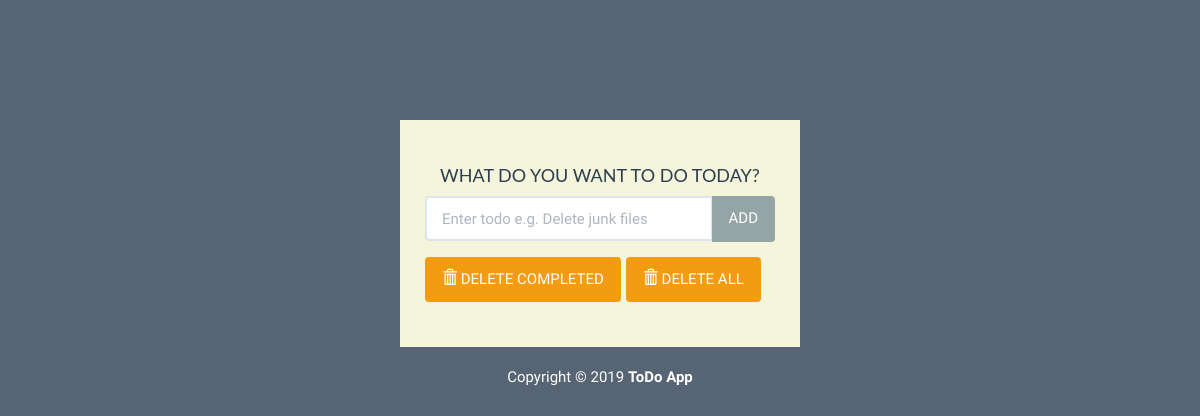
/, run on an earlier commit of the app's database.
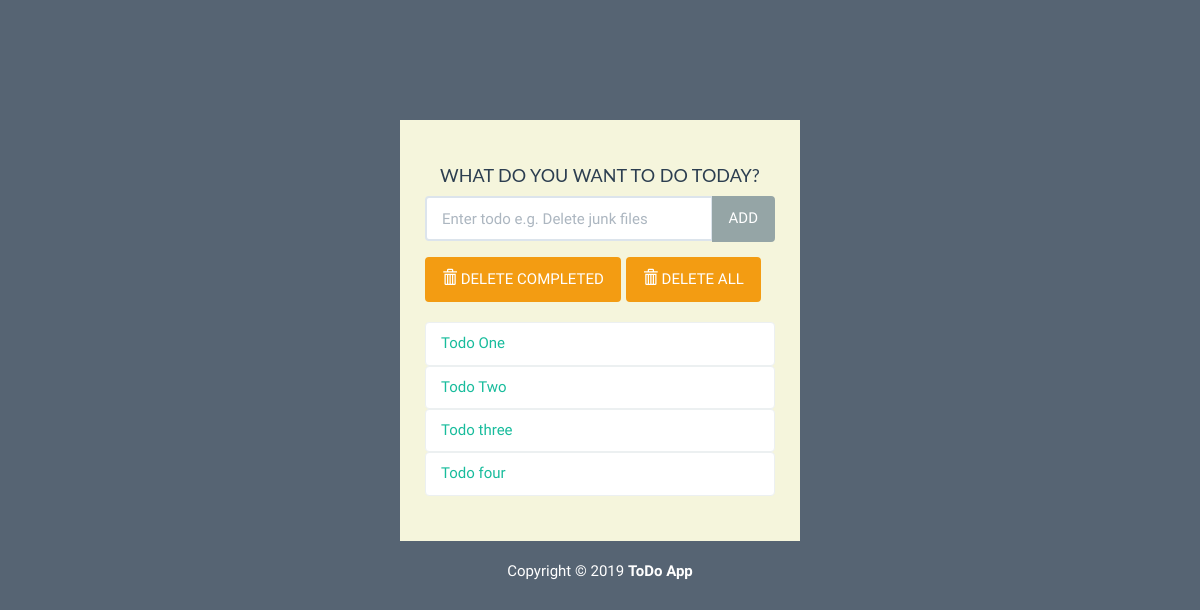
And on a later commit of the database.
### todo/models.py (models this page shows, shortened)
class Todo(models.Model):
    text = models.CharField(max_length=100)
    complete  = models.BooleanField(default=False)

### todo/views.py (the view)
# urls.py: path('', views.index, name='index'),
def index(request):
    list_item = Todo.objects.order_by('id')
    form = TodoForm()
    return render(request, 'todo/index.html', {'list_item': list_item, 'form': form})

### todo/forms.py
class TodoForm(forms.Form):
    text = forms.CharField(max_length=100, widget= forms.TextInput(attrs={'class':'form-control','placeholder':'Enter todo e.g. Delete junk files','aria-label':'Todo','aria-describedby':'add-btn'}))

### todo/templates/todo/index.html (shortened to what this page needs)
{% load static  %}
<!DOCTYPE html>
<html lang="en">
<head>
	<link rel="stylesheet" href="{% static 'todo/bs/css/flatly.min.css' %}" />
	<link rel="stylesheet" href="{% static 'todo/styles.css' %}" />
</head>
<body>
	<div class="container-fluid" id="wrapper">
		<div class="row">
			<div class="col-lg-4 col-lg-offset-4" id="content">
				<h2>WHAT DO YOU WANT TO DO TODAY?</h2>
				<form action="{% url 'add' %}" method="POST" role="form">
					<div class="form-group">
						<div class="input-group">
							{{form.text}}
							<span class="input-group-btn">
								<button type="submit" class="btn btn-default" id="add-btn">ADD</button>
							</span>
						</div>
					</div>
				</form>
				<div class="row t10">
					<div class="col-lg-12">
						<div class="btn-toolbar">
							<div class="btn-group">
								<a href="{% url 'deleteComplete' %}"><button type="button"  class="btn btn-warning">
									<i class="glyphicon glyphicon-trash"></i> DELETE COMPLETED
								</button>
								</a>
							</div>
							<div class="btn-group">
								<a href="{% url 'deleteAll' %}"><button type="button" class="btn btn-warning">
									<i class="glyphicon glyphicon-trash"></i> DELETE ALL
								</button></a>
							</div>
						</div>
					</div>
				</div>
				<ul class="list-group t20">
					{% for todo in list_item %}
					{% if todo.complete %}
					<li class="list-group-item todo-completed">{{ todo.text }}</li>
					{% else %}
					 <a href="{% url 'complete' todo.id %}"><li class="list-group-item">{{ todo.text }}</li> </a>
					{% endif %}
					{% endfor %}
				</ul>
			</div>
		</div>
		<footer>
			<div class="row pad">
				<div class="col-lg-12 text-center">
					Copyright &copy; 2019 <strong>ToDo App</strong>
				</div>
			</div>
		</footer>
	</div>
</body>
</html>

What changed in the data, as far as the page shows it:
added Todo: text "Todo One"
added Todo: text "Todo Two"
added Todo: text "Todo three"
added Todo: text "Todo four"
